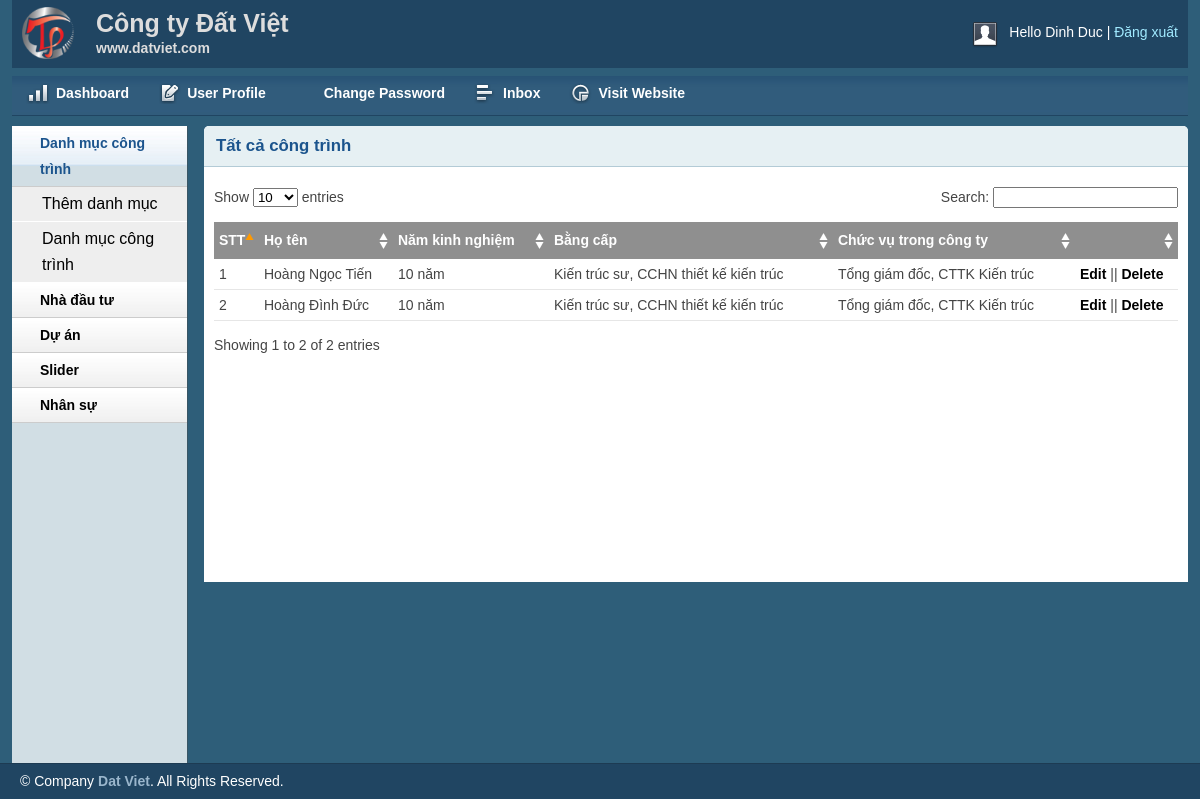
Page /website_datviet/admin/perlist.php (signed in) on the committed database.
### tables this page shows
CREATE TABLE `tbl_personnel` (
  `id` int(11) NOT NULL,
  `danhsach` varchar(255) NOT NULL,
  `kinhnghiem` varchar(255) NOT NULL,
  `bangcap` varchar(255) NOT NULL,
  `chucvu` varchar(255) NOT NULL
);

### website_datviet/lib/sesstion.php (called while the page is built, shortened)
<?php
class Session{
 public static function get($key){
    if (isset($_SESSION[$key])) {
     return $_SESSION[$key];
    } else {
     return false;
    }
 }
}
?>

### website_datviet/lib/database.php (called while the page is built, shortened)
<?php
Class Database{
   public $host   = DB_HOST;
   public $user   = DB_USER;
   public $pass   = DB_PASS;
   public $dbname = DB_NAME;
   public $link;
private function connectDB(){
   $this->link = new mysqli($this->host, $this->user, $this->pass,
    $this->dbname);
 }
public function select($query){
  $result = $this->link->query($query) or
   die($this->link->error.__LINE__);
  if($result->num_rows > 0){
    return $result;
  } else {
    return false;
  }
 }
}
?>

### website_datviet/classes/personnel.php (called while the page is built, shortened)
<?php
    $filepath = realpath(dirname(__FILE__));
    include_once ($filepath.'/../lib/database.php');
?>
<?php
    class personnel
    {
        private $db;
        public function __construct()
        {
            $this->db = new Database();
        }
        public function show_personnel()
        {
            $query = "SELECT * FROM tbl_personnel order by id asc ";
            $result = $this->db->select($query);
            return $result;
        }
     }
 ?>

### website_datviet/admin/perlist.php (the view, shortened to what this page needs)
<?php include 'inc/header.php';?>
<?php include 'inc/sidebar.php';?>
<?php include '../classes/personnel.php';?>
<div class="grid_10">
    <div class="box round first grid">
        <h2>Tất cả công trình</h2>
        <div class="block">
            <table class="data display datatable" id="example">
			<thead>
				<tr>
					<th>STT</th>
					<th>Họ tên</th>
					<th>Năm kinh nghiệm</th>
					<th>Bằng cấp</th>
					<th>Chức vụ trong công ty</th>
					<th></th>
				</tr>
			</thead>
			<tbody>
				<?php
				$per = new personnel();
				$perlist = $per->show_personnel();
				$i = 0;
					if($perlist){
							while ($result = $perlist->fetch_assoc()){
								$i++;
				 ?>
				<tr class="odd gradeX">
					<td><?php echo $i ?></td>
					<td><?php echo $result['danhsach'] ?></td>
					<td><?php echo $result['kinhnghiem'] ?></td>
					<td><?php echo $result['bangcap'] ?></td>
					<td><?php echo $result['chucvu'] ?></td>
					<td><a href="peredit.php?id=<?php echo $result['id'] ?>">Edit</a> || <a onclick = "return confirm('Are you want to delete???')" href="?delid=<?php echo $result['id'] ?>">Delete</a></td>
				</tr>
				<?php
					}
				}
				?>
			</tbody>
		</table>
       </div>
    </div>
</div>
<?php include 'inc/footer.php';?>

### website_datviet/admin/inc/header.php (shortened to what this page needs)
<?php
    include '..\lib\sesstion.php';
?>
<!DOCTYPE html>
<html>
<head>
    <link rel="stylesheet" type="text/css" href="css/reset.css" media="screen" />
    <link rel="stylesheet" type="text/css" href="css/text.css" media="screen" />
    <link rel="stylesheet" type="text/css" href="css/grid.css" media="screen" />
    <link rel="stylesheet" type="text/css" href="css/layout.css" media="screen" />
    <link rel="stylesheet" type="text/css" href="css/nav.css" media="screen" />
    <link href="css/table/demo_page.css" rel="stylesheet" type="text/css" />
</head>
<body>
    <div class="container_12">
        <div class="grid_12 header-repeat">
            <div id="branding">
                <div class="floatleft logo">
                    <img src="img/livelogo.png" alt="Logo" />
				</div>
				<div class="floatleft middle">
					<h1>Công ty Đất Việt</h1>
					<p>www.datviet.com</p>
				</div>
                <div class="floatright">
                    <div class="floatleft">
                        <img src="img/img-profile.jpg" alt="Profile Pic" /></div>
                    <div class="floatleft marginleft10">
                        <ul class="inline-ul floatleft">
                            <li>Hello <?php
                            echo Session::get('adminName');
                            ?></li>
                            <li><a href="?action=logout">Đăng xuất</a></li>
                        </ul>
                    </div>
                </div>
            </div>
        </div>
        <div class="grid_12">
            <ul class="nav main">
                <li class="ic-dashboard"><a href="index.php"><span>Dashboard</span></a> </li>
                <li class="ic-form-style"><a href=""><span>User Profile</span></a></li>
				<li class="ic-typography"><a href="changepassword.php"><span>Change Password</span></a></li>
				<li class="ic-grid-tables"><a href="inbox.php"><span>Inbox</span></a></li>
                <li class="ic-charts"><a href=""><span>Visit Website</span></a></li>
            </ul>
        </div>

### website_datviet/admin/inc/sidebar.php (shortened to what this page needs)
<div class="grid_2">
    <div class="box sidemenu">
        <div class="block" id="section-menu">
            <ul class="section menu">
                <li>
                    <a class="menuitem">Danh mục công trình</a>
                    <ul class="submenu">
                        <li><a href="catadd.php">Thêm danh mục</a> </li>
                        <li><a href="catlist.php">Danh mục công trình</a> </li>
                    </ul>
                </li>
                <li>
                    <a class="menuitem">Nhà đầu tư</a>
                </li>
                <li>
                    <a class="menuitem">Dự án</a>
                </li>
               <li>
                    <a class="menuitem">Slider</a>
                </li>
                <li>
                    <a class="menuitem">Nhân sự</a>
                </li>
            </ul>
        </div>
    </div>
</div>

### website_datviet/admin/inc/footer.php (shortened to what this page needs)
    </div>
    <div id="site_info">
        <p>
         &copy; Company <a href="http://trainingwithliveproject.com">Dat Viet</a>. All Rights Reserved.
        </p>
    </div>
</body>
</html>

### website_datviet/admin/css/text.css (style rules this page uses)
body { font: 13px/1.5 Tahoma, Helvetica, Arial, 'Liberation Sans', FreeSans, sans-serif; }
h1 { font-size: 25px; }
h2 { font-size: 23px; }
ul { list-style: square; }
li { margin-left: 30px; }
p, dl, hr, h1, h2, h3, h4, h5, h6, ol, ul, pre, table, address, fieldset { margin-bottom: 20px; }

### website_datviet/admin/css/grid.css (style rules this page uses)
.container_12, .container_16 { min-height: 620px; width: 100%; }
.grid_1, .grid_2, .grid_3, .grid_4, .grid_5, .grid_6, .grid_7, .grid_8, .grid_9, .grid_10, .grid_11, .grid_12, .grid_13, .grid_14, .grid_15, .grid_16 { display: inline; float: left; margin-left: 1%; margin-right: 1%; }
.container_12 .grid_12, .container_16 .grid_16 { width: 98%; }
.container_12 .grid_2 { width: 14.666%; }
.container_12 .grid_10 { width: 81.333%; }

### website_datviet/admin/css/layout.css (style rules this page uses)
body { background: #fff none repeat scroll 0 0; color: #444; font-size: 14px; padding: 0; }
.floatleft { float:left; }
.logo img { margin-top: -15px; width: 52px; }
.middle { margin-left: 22px; margin-top: -14px; }
.middle h1 { color:#ddd;margin:0 }
.middle p { color: #ddd; margin: 0; font-weight: bold; }
.floatright { float:right; }
.inline-ul li { display:inline; color:#fff; }
.marginleft10 { margin-left:10px; }
a { color: #000; font-weight:bold; text-decoration: none; }
.container_12, .container_16 { background:#2E5E79; }
h1, h2, h3, h4, h5, h6 { line-height:1.2em; margin-bottom:.3em; }
h2 { margin-top:1em; }
#branding { font-weight: normal; margin-bottom: 0; padding: 22px 10px 3px; text-align: left; }
.header-repeat { background:url(../img/header-repeat.jpg) repeat-x; }
#branding a { color:#A1EAFF; font-weight:normal; }
#branding a:before { content:" | "; color:#fff; }
#branding ul, #branding ul li { margin:0px; padding:0px; }
#branding li { padding:0px 0px 0px 0px !important; }
.box { background:#fff; margin-bottom:20px; padding:10px 10px 10px 10px; margin-left:-8px; }
.box.grid { padding-bottom:40px; }
.box.round { -moz-border-radius: 5px 5px 0px 0px; -webkit-border-radius: 5px 5px 0px 0px; border-radius: 5px 5px 0px 0px; }
.box h2 { font-size:1.2em; font-weight:bold; color:#1B548D; background:#E6F0F3; margin:-10px -10px 0 -10px; padding:10px 12px; border-bottom:1px solid #B3CBD6; -moz-border-radius: 5px 5px 0px 0px; -webkit-border-radius: 5px 5px 0px 0px; border-radius: 5px 5px 0px 0px; }
.box.first { min-height: 406px; }
.block { padding-top:20px; }
.box.sidemenu { background-color:#D1DEE4; border-right:1px solid #3A5665; padding:0px; margin:0px; cursor:pointer; }
.box.sidemenu .block { padding-top:0px; margin-top:0px; }
p { margin-bottom:1em; }
ul, ol { padding-top:0; }
ul.menu { list-style:none; border-top:1px solid #bbb; }
ul.menu li { margin:0; }
ul.menu li a { display:block; padding:4px 10px; border-bottom:1px solid #ccc; }
ul.menu ul { list-style:none; margin:0; }
ul.menu ul li a { padding-left:30px; }
ul.section { border-top:0; margin-bottom:0; }
ul.section li a { background:url(../img/sidemenu-repeat.jpg) repeat-x; line-height:26px; padding-left:28px; }
ul.section li li a { background:#ddd; border-bottom:1px solid #eee; }
ul.section ul li { text-transform:none; }
ul.section ul.current li a { background: #eee none repeat scroll 0 0; border-bottom: 1px solid #fff; font-size: 16px; font-weight: normal; }
ul.section li a.current { color:#1B548D; background:url(../img/sidemenu-repeat-hover.jpg) repeat-x; }
#site_info { color:#fff; background:#204562; border-top:1px solid #1d3b53; padding-left:20px; }
#site_info p { line-height:35px; margin-bottom:0px; }
#site_info a { color:#9ab6cc; }
.block { padding-bottom:1px; }
table.display { margin: 0 auto; clear: both; width: 100%; }
.sorting_asc { background: #8f8f8f url(../img/table/sort_asc.png) no-repeat center right; padding:8px 5px; text-align:left; color:#fff; }
.sorting { background:#8f8f8f url(../img/table/sort_both.png) no-repeat center right; padding:8px 5px; text-align:left; color:#fff; }
tr.odd { height: 30px; line-height: 30px; border-bottom:1px solid #e6e6e6; }
tr.even { height: 30px; line-height: 30px; border-bottom:1px solid #e6e6e6; }
tr.odd td, tr.even td { padding-left:5px; }

### rows in the picture
tbl_personnel: danhsach "Hoàng Ngọc Tiến", kinhnghiem "10 năm", bangcap "Kiến trúc sư, CCHN thiết kế kiến trúc", chucvu "Tổng giám đốc, CTTK Kiến trúc"
tbl_personnel: danhsach "Hoàng Đình Đức", kinhnghiem "10 năm", bangcap "Kiến trúc sư, CCHN thiết kế kiến trúc", chucvu "Tổng giám đốc, CTTK Kiến trúc"

### other values in the picture
Session::get('adminName') "Dinh Duc"
